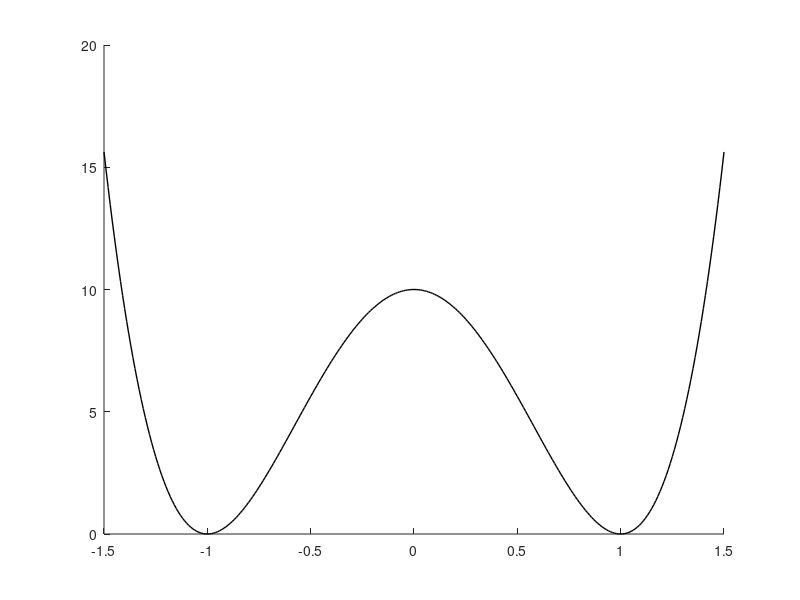

Here is the MATLAB script that generated this plot: (Note: this script raises an error after producing the figure.)
%% Preparing of different figures for the paper
% Clearing
clc; clear

% Libs
addpath ../finding_stationary_modes/

%% Potential and localized symmetric / antisymmetric modes

% U(x) = h (x^2 - x_0^2)^2
% U(0) = h x_0^4; U(\pm x_0) = 0

h = 10; x0 = 1;
U = @(x) h * (x .^ 2 - x0^2) .^ 2;

x = -1.5:0.01:1.5;

figure('Position', [100 100 300 225]); hold on;
plot(x, U(x), '-', 'LineWidth', 1, 'Color', 'k');

% Nonlinearity parameter
g = 1;

% Chemical potential
mu = 8;

% Finding the solutions using the asymptotic behaviour from the article
% Alfimov, Zezulin, Nonlinearity 20, 2007.
% There the potential U(x) a x^4 - b x^2 was considered.
a = h;
b = - 2 * (x0 ^ 2) * h;

% I use chemical potential correction to put the double-well potential U(x)
% into U(0) = 0.
mu_corrected = mu - h * (x0 ^ 2);

params = [mu_corrected, a, b, g];
xspan = [-3 0];

c_symmetric = get_symmetric_mode_parameter(params, xspan);
[X, Phi_symmetric] = get_symmetric_mode(params, c_symmetric, xspan);

zero_level = 4;
plot(X, Phi_symmetric(:, 1) + zero_level, 'LineWidth', 2, 'Color', 'k');

c_asymmetric = get_asymmetric_mode_parameter(params, xspan);
[X, Phi_asymmetric] = get_asymmetric_mode(params, c_asymmetric, xspan);

plot(X, Phi_asymmetric(:, 1) + zero_level, '--', 'LineWidth', 2, 'Color', 'k');
plot(X, zero_level * ones(1, length(X)), '-.', 'Color', 'k')

xlabel('x')
